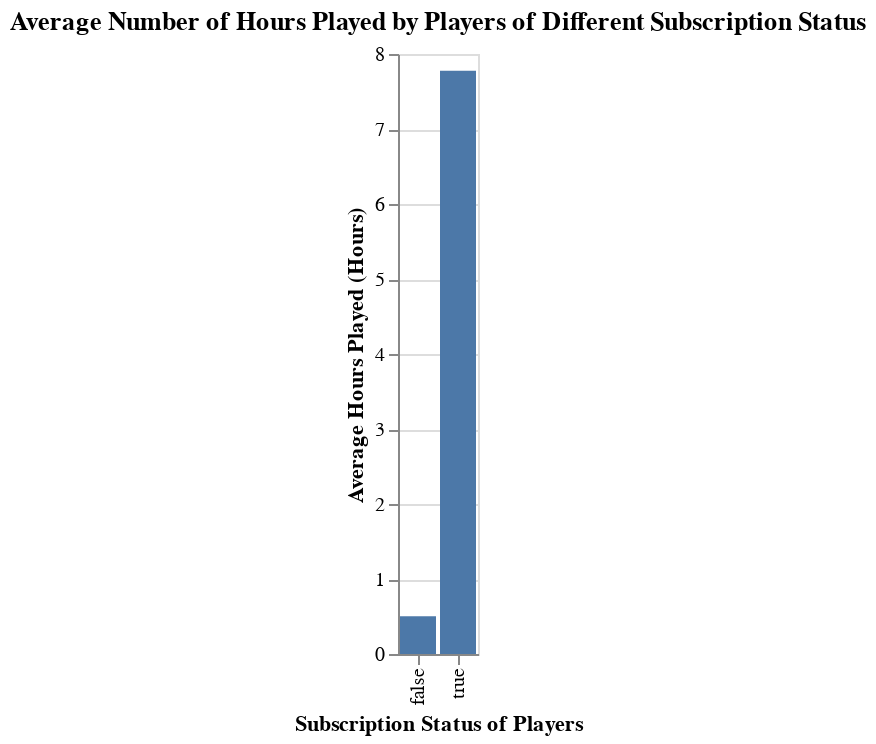

Notebook code cell kept with this figure:
### Code cell
display(player_data_subscribe_bar)

### Figure 1 — Vega-Lite specification as saved in the notebook (floating-point values rounded to 4 significant figures)
{"config": {"view": {"continuousWidth": 300, "continuousHeight": 300}}, "data": {"name": "data-b637ec4101289926d0d8db4a9b6fd5c7"}, "mark": {"type": "bar"}, "encoding": {"x": {"field": "subscribe", "title": "Subscription Status of Players", "type": "nominal"}, "y": {"field": "played_hours", "title": "Average Hours Played (Hours)", "type": "quantitative"}}, "title": "Average Number of Hours Played by Players of Different Subscription Status", "$schema": "https://vega.github.io/schema/vega-lite/v5.20.1.json", "datasets": {"data-b637ec4101289926d0d8db4a9b6fd5c7": [{"subscribe": false, "played_hours": 0.5019, "age": 22.98}, {"subscribe": true, "played_hours": 7.776, "age": 20.67}]}}
